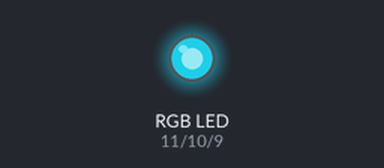
Recording of a sketch running on a simulated Arduino Uno, built with avr-gcc and run on an emulated ATmega328P. Parts: an RGB LED mixed from three pins (HIGH = lit). Dim RGB values are drawn brighter than linear.

Above: at 0.05 s.
At 1.5 s:
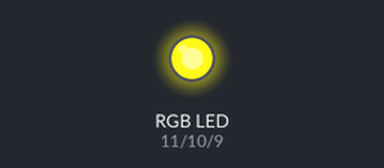
At 3.0 s:
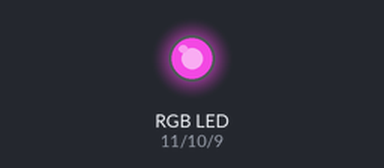
Timing chart, 0 to 6.9 s (numbered marks = the images above):
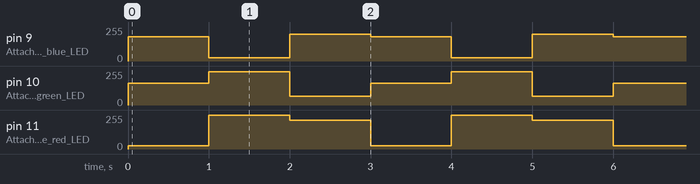

The sketch:

Lab_Report_2_RGB_3_Color_Selector.ino
```cpp
/* RGB 3 color selector
This program goal is to control an RGBs outputs to produce 3 different, colors chosen on a color wheel,
 by using different brightness levels of the red, green and blue LED inside the RGB using analogWrite
 The main theme of this program is analog Output control. It shows how we can use
 analogWrite to produce a wide array of colors by controlling the different brightness levels
 of LEDs (outputs) by using PWM pins,
  */
void setup() {
  //identifying which pin is attached to the RGB and if it is an INPUT or OUTPUT
pinMode(11, OUTPUT); //Attached to the red LED
pinMode(10, OUTPUT); //Attached to the green LED
pinMode(9, OUTPUT); //Attached to the blue LED
}

void loop() {
  // put your main code here, to run repeatedly:
  //Makes the RGB emit a Aqua ligtht
  analogWrite(11,23); //Controls the red LED brightness
  analogWrite(10, 162); //Controls the green LED brightness
  analogWrite(9, 181); //Controls the blue LED brightness
  delay(1000); //Gives time to observe the color and color change
  //Makes the RGB emit Yellow light
  analogWrite(11, 255); //Controls the red LED brightness
  analogWrite(10, 250); //Controls the green LED brightness
  analogWrite(9, 25); //Controls the blue LED brightness
  delay(1000); //Gives time to observe the color and color change
  //Makes the RGB emit a slightly dark Pink light
  analogWrite(11, 216); //Controls the red LED brightness
  analogWrite(10, 64); //Controls the green LED brightness
  analogWrite(9, 202); //Controls the blue LED brightness
  delay(1000); //Gives time to observe the color and color change
}
```

Measured:
- by itself, pin 9 (Attached_to_the_blue_LED): repeats every 3.0 s: 25/255 1.0 s, 202/255 1.0 s, 181/255 1.0 s
- by itself, pin 10 (Attached_to_the_green_LED): repeats every 3.0 s: 250/255 1.0 s, 64/255 1.0 s, 162/255 1.0 s
- by itself, pin 11 (Attached_to_the_red_LED): repeats every 3.0 s: 255/255 1.0 s, 216/255 1.0 s, 23/255 1.0 s
